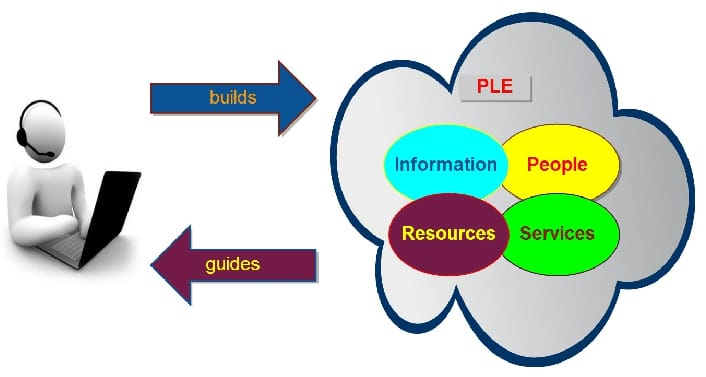
#> input picture image.jpeg, 706 x 377 px
$ python open_cv.py
#> lines starting #> are read from the running program, lines starting #| are printed output that depends on the picture; after the words box and inside, x2 and y2 are one past the last pixel; in counts of white or black regions, pixels touching at a corner belong together
import cv2

# Read image
image = cv2.imread("image.jpeg")
#> image is the input picture: shape (377, 706, 3); mean B, G, R 207.6, 216.5, 205.3

# Display image
cv2.imshow("Original Image", image)
cv2.waitKey(0)
cv2.destroyAllWindows()

# Convert to grayscale
gray = cv2.cvtColor(image, cv2.COLOR_BGR2GRAY)
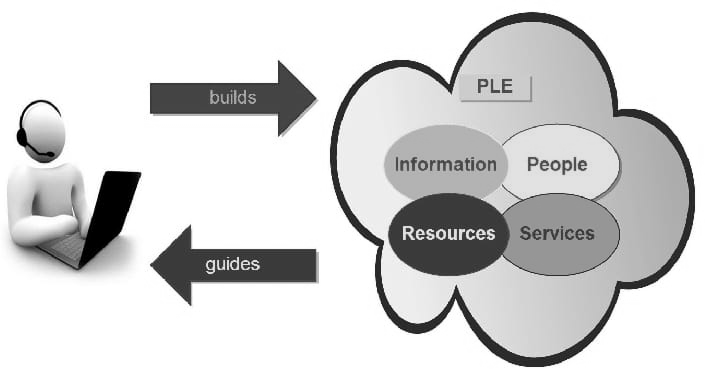
#> gray: shape (377, 706); min 0, max 255, mean 212.1
cv2.imshow("Gray Image", gray)
cv2.waitKey(0)
cv2.destroyAllWindows()

# Resize image
resized = cv2.resize(image, (300, 300))
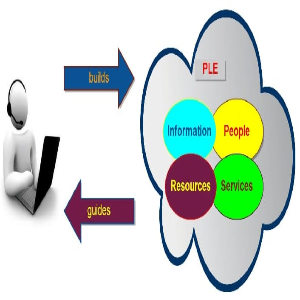
#> resized: shape (300, 300, 3); mean B, G, R 207.6, 216.4, 205.3
cv2.imshow("Resized", resized)
cv2.waitKey(0)
cv2.destroyAllWindows()

blur = cv2.GaussianBlur(image, (5, 5), 0)
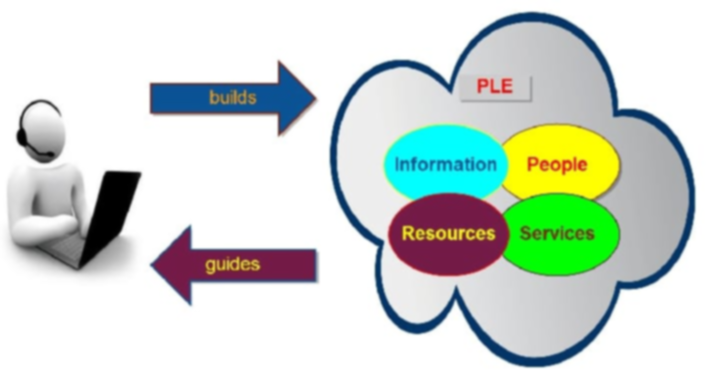
#> blur: shape (377, 706, 3); mean B, G, R 207.6, 216.5, 205.3
cv2.imshow("Blur", blur)
cv2.waitKey(0)
cv2.destroyAllWindows()

# Edge detection
edges = cv2.Canny(image, 100, 200)
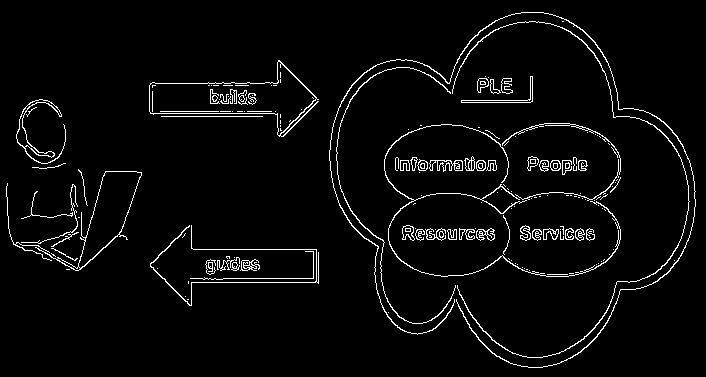
#> edges: shape (377, 706); 3.7% white in thin lines or dots
cv2.imshow("Edges", edges)
cv2.waitKey(0)
cv2.destroyAllWindows()


# Draw a rectangle
cv2.rectangle(image, (50, 50), (200, 200), (0, 255, 0), 2)
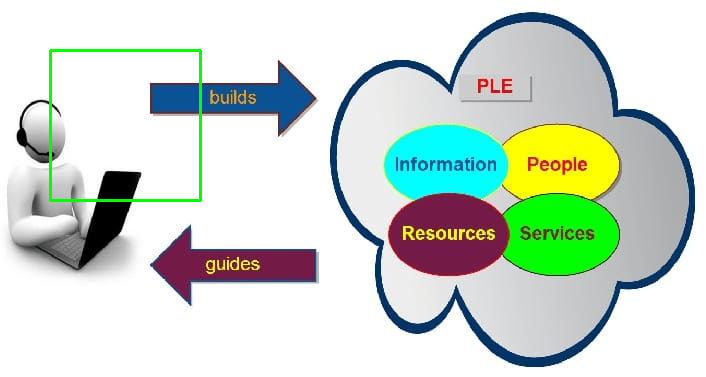
#> image: shape (377, 706, 3); 0.67% of pixels changed, all inside (x1, y1, x2, y2) = (49, 49, 202, 202)

cv2.imshow("Rectangle", image)
cv2.waitKey(0)
cv2.destroyAllWindows()
